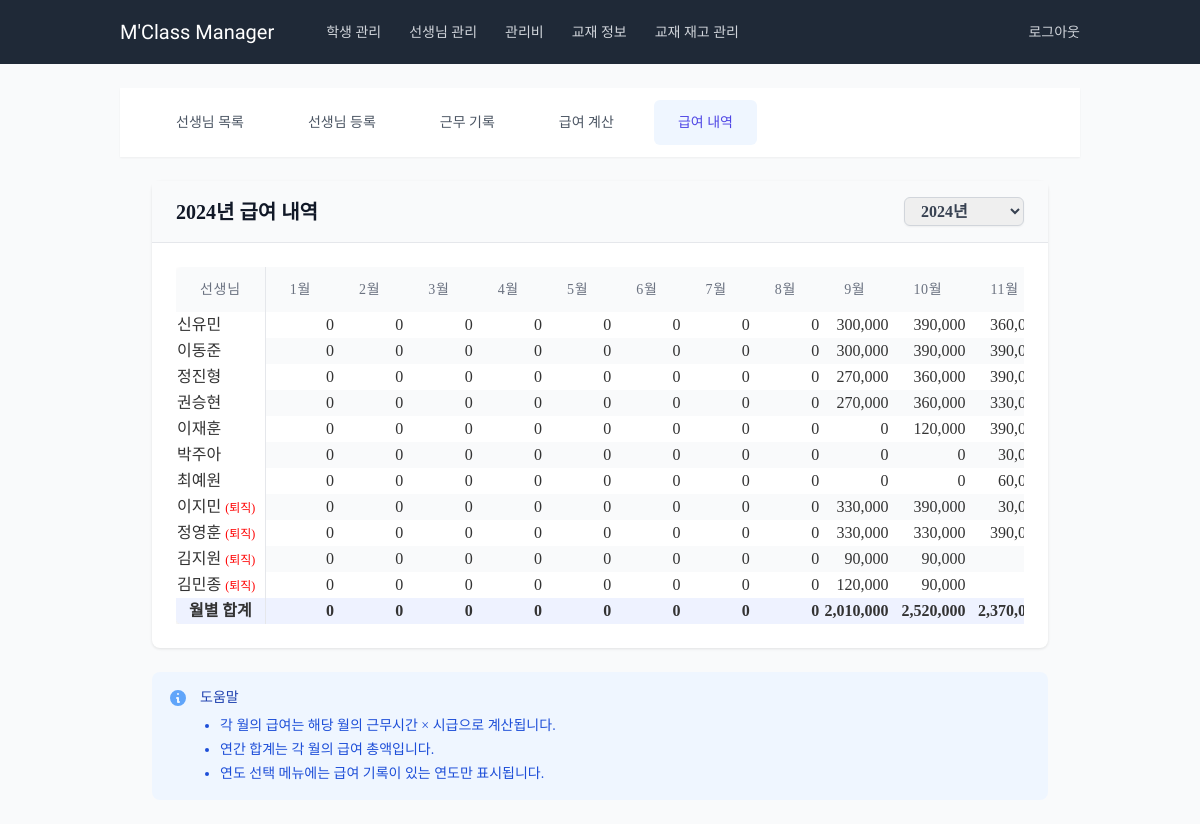
The page /teachers/salary/table/ (signed in) on the database as committed earlier.
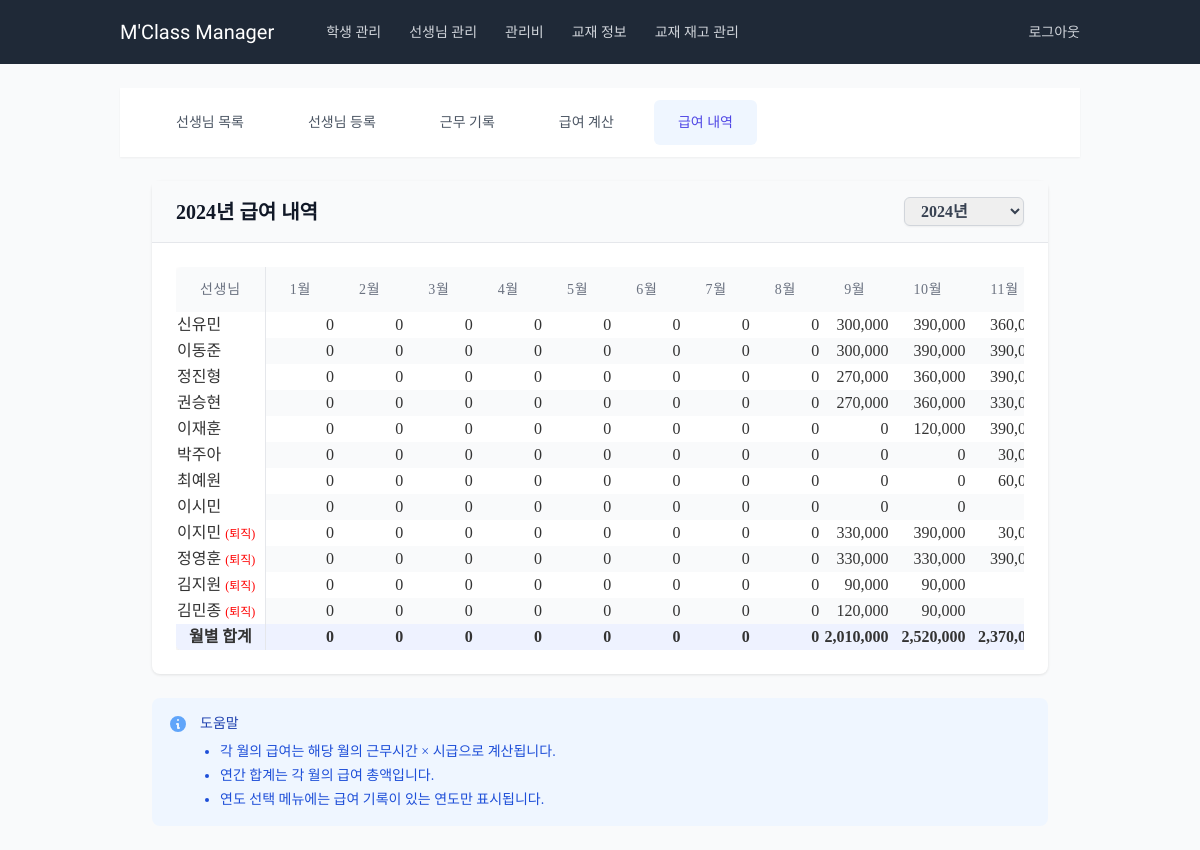
The same page on the database as committed later.
### teachers/models.py (models this page shows, shortened)
class Teacher(models.Model):
    GENDER_CHOICES = [
        ('M', '남'),
        ('F', '여'),
    ]
    name = models.CharField(max_length=100, verbose_name='이름')
    phone_number = models.CharField(
        max_length=11,
        validators=[validate_phone_number],
        blank=True,
        null=True,
        verbose_name='전화번호'
    )
    email = models.EmailField(blank=True, null=True, verbose_name='이메일')
    gender = models.CharField(max_length=1, choices=GENDER_CHOICES, blank=True, null=True, verbose_name='성별')
    hire_date = models.DateField(blank=True, null=True, verbose_name='입사일')
    resignation_date = models.DateField(null=True, blank=True, verbose_name='퇴사일')
    bank = models.ForeignKey('common.Bank', on_delete=models.SET_NULL, blank=True, null=True, verbose_name='거래은행')
    account_number = models.CharField(max_length=20, blank=True, null=True, verbose_name='급여계좌')
    base_salary = models.IntegerField(blank=True, null=True, verbose_name='급여기준', default=15000)
    additional_salary = models.IntegerField(blank=True, null=True, verbose_name='추가급여', default=0)
    other_info = models.TextField(blank=True, null=True, verbose_name='기타')
    is_active = models.BooleanField(default=True, verbose_name="재직 중")
    extra_field1 = models.CharField(max_length=100, blank=True, null=True, verbose_name='예비1')
    extra_field2 = models.CharField(max_length=100, blank=True, null=True, verbose_name='예비2')
    extra_field3 = models.CharField(max_length=100, blank=True, null=True, verbose_name='예비3')
    extra_field4 = models.CharField(max_length=100, blank=True, null=True, verbose_name='예비4')
    class Meta:
        verbose_name = '교사'
        verbose_name_plural = '교사'

### teachers/views.py (the view)
# urls.py: path('salary/table/', views.SalaryTableView.as_view(), name='salary_table'),
class SalaryTableView(LoginRequiredMixin, View):
    def get(self, request):
        current_year = timezone.now().year
        selected_year = request.GET.get('year')
        year = int(selected_year) if selected_year else current_year
        date_range = Attendance.objects.aggregate(
            min_date=Min('date'),
            max_date=Max('date')
        )
        if date_range['min_date'] and date_range['max_date']:
            start_year = date_range['min_date'].year
            end_year = date_range['max_date'].year
            year_range = range(start_year, end_year + 1)
        else:
            year_range = range(current_year - 2, current_year + 1)
        teachers = Teacher.objects.all()
        months = range(1, 13)
        salary_table = []
        grand_total = 0
        for teacher in teachers.filter(is_active=True):
            teacher_data = {'teacher': teacher}
            total = 0
            for month in months:
                start_date = datetime(year, month, 1)
                if month == 12:
                    end_date = datetime(year + 1, 1, 1) - timedelta(days=1)
                else:
                    end_date = datetime(year, month + 1, 1) - timedelta(days=1)
                attendances = Attendance.objects.filter(
                    teacher=teacher,
                    date__range=[start_date, end_date]
                )
                work_hours = sum(
                    (a.end_time.hour * 60 + a.end_time.minute) - (a.start_time.hour * 60 + a.start_time.minute)
                    for a in attendances if a.start_time and a.end_time
                ) / 60
                salary = int(work_hours * (teacher.base_salary or 15000))
                teacher_data[month] = salary
                total += salary
            teacher_data['total'] = total
            grand_total += total
            salary_table.append(teacher_data)
        for teacher in teachers.filter(is_active=False):
            teacher_data = {'teacher': teacher}
            total = 0
            for month in months:
                start_date = datetime(year, month, 1)
                if month == 12:
                    end_date = datetime(year + 1, 1, 1) - timedelta(days=1)
                else:
                    end_date = datetime(year, month + 1, 1) - timedelta(days=1)
                attendances = Attendance.objects.filter(teacher=teacher, date__range=[start_date, end_date])
                work_hours = sum(
                    (a.end_time.hour * 60 + a.end_time.minute) - (a.start_time.hour * 60 + a.start_time.minute)
                    for a in attendances if a.start_time and a.end_time
                ) / 60
                salary = int(work_hours * (teacher.base_salary or 15000))
                teacher_data[month] = salary
                total += salary
            teacher_data['total'] = total
            grand_total += total
            salary_table.append(teacher_data)
        context = {
            'year': year,
            'year_range': sorted(list(year_range), reverse=True),
            'months': months,
            'salary_table': salary_table,
            'grand_total': grand_total,
        }
        return render(request, 'teachers/salary_table.html', context)

### teachers/templatetags/custom_filters.py (called while the page is built)
@register.filter
def get_item(dictionary, key):
    return dictionary.get(key)

@register.filter
def sum_column(salary_table, month):
    return sum(row.get(month, 0) for row in salary_table)

### teachers/templates/teachers/salary_table.html (shortened to what the changed rows need)
{% extends 'teachers/base_teachers.html' %}
{% load humanize %}
{% load custom_filters %}
{% block teacher_content %}
<div class="space-y-6">
    <div class="content-card">
        <div class="card-header">
            <div class="sm:flex justify-between items-center space-y-4 sm:space-y-0">
                <h1 class="text-xl font-semibold text-gray-900">
                    {{ year }}년 급여 내역
                </h1>
            </div>
        </div>
        <div class="card-body">
            {% if salary_table %}
            <div class="overflow-x-auto">
                <table class="content-table min-w-full">
                    <thead>
                        <tr>
                            <th class="whitespace-nowrap sticky left-0 bg-gray-50 z-10 border-r font-medium">선생님</th>
                            {% for month in months %}
                                <th class="whitespace-nowrap font-medium text-right" style="text-align: right;">{{ month }}월</th>
                            {% endfor %}
                        </tr>
                    </thead>
                    <tbody>
                        {% for row in salary_table %}
                            <tr class="hover:bg-gray-50">
                                <td class="font-medium sticky left-0 bg-white z-10 border-r">
                                    {{ row.teacher.name }}
                                </td>
                                {% for month in months %}
                                    <td class="whitespace-nowrap" style="text-align: right;">
                                        {{ row|get_item:month|default:0|intcomma }}
                                    </td>
                                {% endfor %}
                            </tr>
                        {% endfor %}
                    </tbody>
                </table>
            </div>
            {% else %}
            <div class="text-center py-8 text-gray-500">
                {{ year }}년도의 급여 데이터가 없습니다.
            </div>
            {% endif %}
        </div>
    </div>
</div>
{% endblock %}

Rows that differ between the two databases and show on the page:
added Teacher: teacher.name "이시민"
Other text that changed with them:
new list line: "0 0 0 0 0 0 0 0 0 0"
